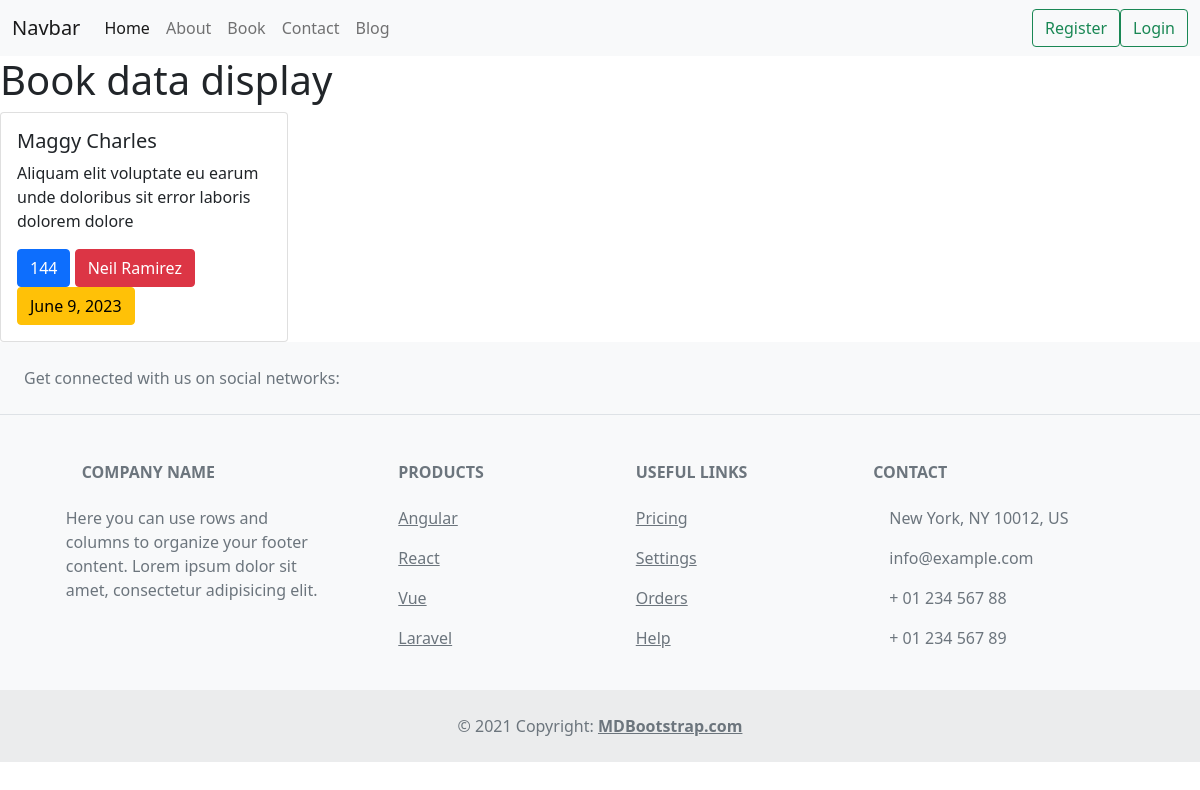
/book/, run on the app's committed database.
### home/models.py (models this page shows, shortened)
class Books(models.Model):
   name = models.CharField(max_length=200, blank=False, null=False)
   price = models.PositiveIntegerField(blank=False, null=False)
   author = models.ForeignKey(Author, on_delete=models.CASCADE)
   published_date = models.DateField(blank=False, null=False)
   edition = models.CharField(max_length =200, blank=True, null=True)
   description = models.TextField(max_length=500, blank=True, null = True)

class Author(models.Model):
    name = models.CharField(max_length=200)
    age = models.PositiveIntegerField()
    pen_name = models.CharField(max_length=200)
    journal = models.CharField(max_length=200)
    active_date = models.DateField()
    def __str__(self):
        return str(self.name)

### home/views.py (the view)
# urls.py: path('book/', views.book, name="book"),
def book(request):
    book = Books.objects.all()
    context= {'book':book}
    return render(request, 'book.html', context)

### templates/book.html (shortened to what this page needs)
{% extends 'base.html' %}
{% block content %}
<h1>Book data display</h1>
{% for book in book %}
<div class="card" style="width: 18rem;">
    <div class="card-body">
      <h5 class="card-title">{{book.name}}</h5>
      <p class="card-text">{{book.description}}</p>
      <a href="#" class="btn btn-primary">{{book.price}}</a>
      <a href="#" class="btn btn-danger">{{book.author}}</a>
      <a href="#" class="btn btn-warning">{{book.published_date}}</a>
    </div>
  </div>
{% endfor %}
{% endblock content %}

### data on the page
Books: name "Maggy Charles", description "Aliquam elit voluptate eu earum unde doloribus sit error laboris dolorem dolore", price "144", author "Neil Ramirez", published_date "June 9, 2023"
